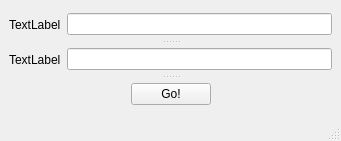
<?xml version="1.0" encoding="UTF-8"?>
<ui version="4.0">
 <class>MainWindow</class>
 <widget class="QMainWindow" name="MainWindow">
  <property name="geometry">
   <rect>
    <x>0</x>
    <y>0</y>
    <width>341</width>
    <height>141</height>
   </rect>
  </property>
  <property name="windowTitle">
   <string>MainWindow</string>
  </property>
  <widget class="QWidget" name="centralwidget">
   <layout class="QGridLayout" name="gridLayout">
    <item row="0" column="0">
     <widget class="QSplitter" name="splitter">
      <property name="orientation">
       <enum>Qt::Vertical</enum>
      </property>
      <widget class="QWidget" name="layoutWidget">
       <layout class="QHBoxLayout" name="horizontalLayout">
        <item>
         <widget class="QLabel" name="label">
          <property name="text">
           <string>TextLabel</string>
          </property>
         </widget>
        </item>
        <item>
         <widget class="QLineEdit" name="lineEdit"/>
        </item>
       </layout>
      </widget>
      <widget class="QWidget" name="layoutWidget">
       <layout class="QHBoxLayout" name="horizontalLayout_3">
        <item>
         <widget class="QLabel" name="label_2">
          <property name="text">
           <string>TextLabel</string>
          </property>
         </widget>
        </item>
        <item>
         <widget class="QLineEdit" name="lineEdit_2"/>
        </item>
       </layout>
      </widget>
      <widget class="QWidget" name="layoutWidget">
       <layout class="QHBoxLayout" name="horizontalLayout_2">
        <item>
         <spacer name="horizontalSpacer_4">
          <property name="orientation">
           <enum>Qt::Horizontal</enum>
          </property>
          <property name="sizeHint" stdset="0">
           <size>
            <width>40</width>
            <height>20</height>
           </size>
          </property>
         </spacer>
        </item>
        <item>
         <widget class="QPushButton" name="pushButton">
          <property name="text">
           <string>Go!</string>
          </property>
         </widget>
        </item>
        <item>
         <spacer name="horizontalSpacer_5">
          <property name="orientation">
           <enum>Qt::Horizontal</enum>
          </property>
          <property name="sizeHint" stdset="0">
           <size>
            <width>40</width>
            <height>20</height>
           </size>
          </property>
         </spacer>
        </item>
       </layout>
      </widget>
     </widget>
    </item>
   </layout>
  </widget>
  <widget class="QMenuBar" name="menubar">
   <property name="geometry">
    <rect>
     <x>0</x>
     <y>0</y>
     <width>341</width>
     <height>21</height>
    </rect>
   </property>
  </widget>
  <widget class="QStatusBar" name="statusbar"/>
 </widget>
 <resources/>
 <connections/>
</ui>
